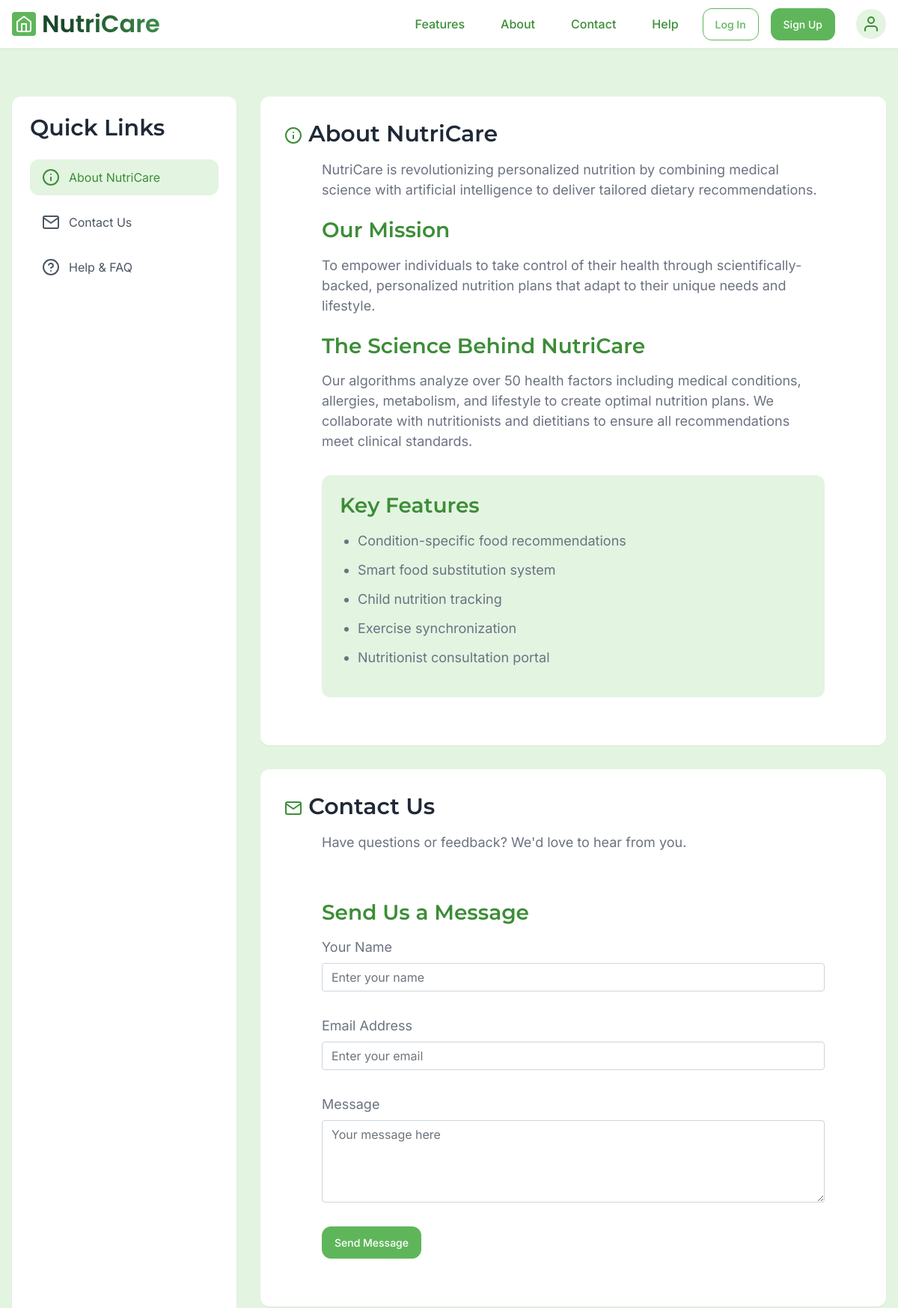
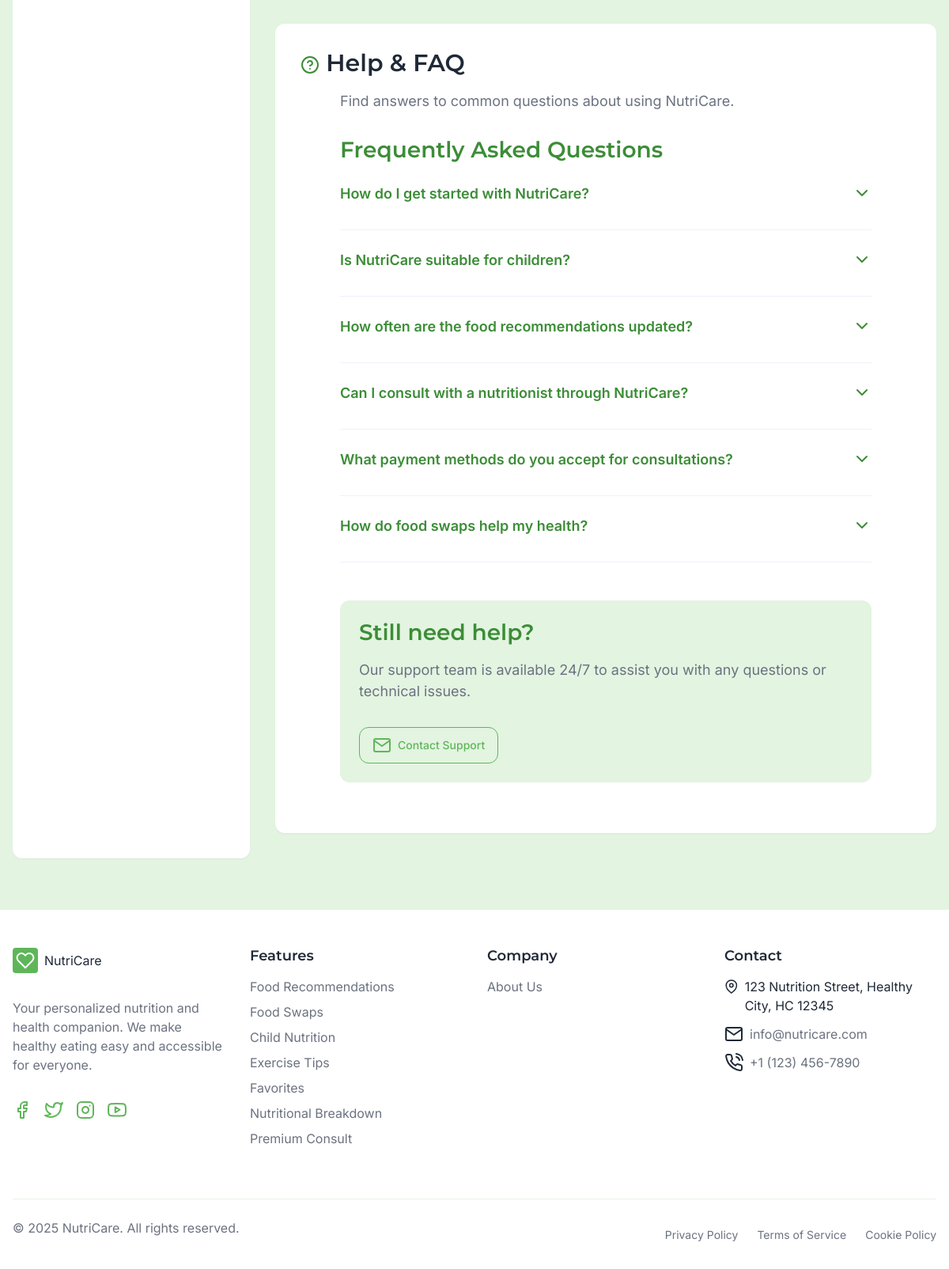
The page /contact.php on the database its author committed (2 pictures, top to bottom).
### tables this page shows
CREATE TABLE faqs (
    faq_id INT AUTO_INCREMENT PRIMARY KEY,
    question TEXT NOT NULL,
    answer TEXT NOT NULL,
    category VARCHAR(50),
    is_featured BOOLEAN DEFAULT FALSE,
    created_at TIMESTAMP DEFAULT CURRENT_TIMESTAMP
);

### contact.php (the view, shortened to what this page needs)
<!DOCTYPE html>
<html lang="en">
<head>
  <?php require 'Partials/nav.php';?>
<?php require 'Partials/head.php';?>
</head>
<body>
<?php
require 'config.php';
$name = $email = $message = '';
?>
  <main class="info-page">
    <div class="container">
      <div class="info-container">
        <aside class="info-nav">
          <h3 class="section-title" style="margin-bottom: 1.5rem;">Quick Links</h3>
          <ul class="info-nav-list">
            <li>
              <a href="#about" class="info-nav-link active">
                <i data-feather="info"></i>
                About NutriCare
              </a>
            </li>
            <li>
              <a href="#contact" class="info-nav-link">
                <i data-feather="mail"></i>
                Contact Us
              </a>
            </li>
            <li>
              <a href="#help" class="info-nav-link">
                <i data-feather="help-circle"></i>
                Help & FAQ
              </a>
            </li>
          </ul>
        </aside>
        <div class="info-content">
          <section id="about" class="info-section">
            <h2 class="section-title">
              <i data-feather="info" class="accent"></i>
              About NutriCare
            </h2>
            <div class="section-description">
              <p>NutriCare is revolutionizing personalized nutrition by combining medical science with artificial intelligence to deliver tailored dietary recommendations.</p>
              <h3 style="margin: 1.5rem 0 1rem; color: var(--green-dark);">Our Mission</h3>
              <p>To empower individuals to take control of their health through scientifically-backed, personalized nutrition plans that adapt to their unique needs and lifestyle.</p>
              <h3 style="margin: 1.5rem 0 1rem; color: var(--green-dark);">The Science Behind NutriCare</h3>
              <p>Our algorithms analyze over 50 health factors including medical conditions, allergies, metabolism, and lifestyle to create optimal nutrition plans. We collaborate with nutritionists and dietitians to ensure all recommendations meet clinical standards.</p>
              <div style="margin-top: 2rem; background-color: var(--green-light); padding: 1.5rem; border-radius: var(--border-radius);">
                <h3 style="margin-bottom: 1rem; color: var(--green-dark);">Key Features</h3>
                <ul style="list-style-type: disc; padding-left: 1.5rem; display: grid; gap: 0.75rem;">
                  <li>Condition-specific food recommendations</li>
                  <li>Smart food substitution system</li>
                  <li>Child nutrition tracking</li>
                  <li>Exercise synchronization</li>
                  <li>Nutritionist consultation portal</li>
                </ul>
              </div>
            </div>
          </section>
          <section id="contact" class="info-section">
            <h2 class="section-title">
              <i data-feather="mail" class="accent"></i>
              Contact Us
            </h2>
            <div class="section-description">
              <p>Have questions or feedback? We'd love to hear from you.</p>
              <div style="margin-top: 2rem;">
                <h3 style="margin-bottom: 1rem; color: var(--green-dark);">Send Us a Message</h3>
                <form action="<?php echo htmlspecialchars($_SERVER["PHP_SELF"]); ?>#contact" method="post" style="display: grid; gap: 1rem;">
                  <div class="form-group">
                    <label class="form-label">Your Name</label>
                    <input type="text" name="name" class="form-control" placeholder="Enter your name" value="<?php echo htmlspecialchars($name); ?>">
                  </div>
                  <div class="form-group">
                    <label class="form-label">Email Address</label>
                    <input type="email" name="email" class="form-control" placeholder="Enter your email" value="<?php echo htmlspecialchars($email); ?>">
                  </div>
                  <div class="form-group">
                    <label class="form-label">Message</label>
                    <textarea name="message" class="form-control" rows="4" placeholder="Your message here"><?php echo htmlspecialchars($message); ?></textarea>
                  </div>
                  <button type="submit" class="btn btn-primary" style="justify-self: start;">Send Message</button>
                </form>
              </div>
            </div>
          </section>
<section id="help" class="info-section">
    <h2 class="section-title">
        <i data-feather="help-circle" class="accent"></i>
        Help & FAQ
    </h2>
    <div class="section-description">
        <p>Find answers to common questions about using NutriCare.</p>
        <div style="margin-top: 2rem;">
            <h3 style="margin-bottom: 1.5rem; color: var(--green-dark);">Frequently Asked Questions</h3>
            <?php
            try {
                $stmt = $conn->query("SELECT * FROM faqs ORDER BY created_at DESC");
                $faqs = $stmt->fetchAll(PDO::FETCH_ASSOC);
                if (empty($faqs)) {
                    echo '<p>No FAQs found.</p>';
                } else {
                    foreach ($faqs as $faq) {
                        echo '
                        <div class="faq-item">
                            <div class="faq-question">
                                <span>'.htmlspecialchars($faq['question']).'</span>
                                <i data-feather="chevron-down"></i>
                            </div>
                            <div class="faq-answer">
                                <p>'.htmlspecialchars($faq['answer']).'</p>
                            </div>
                        </div>';
                    }
                }
            } catch (PDOException $e) {
                echo '<div style="background-color: var(--peach); color: #dc3545; padding: 1rem; border-radius: var(--border-radius); margin-bottom: 1.5rem;">
                    Error loading FAQs: '.htmlspecialchars($e->getMessage()).'
                </div>';
            }
            ?>
        </div>
        <div style="margin-top: 3rem; background-color: var(--green-light); padding: 1.5rem; border-radius: var(--border-radius);">
            <h3 style="margin-bottom: 1rem; color: var(--green-dark);">Still need help?</h3>
            <p>Our support team is available 24/7 to assist you with any questions or technical issues.</p>
            <button class="btn btn-outline" style="margin-top: 1rem;">
                <i data-feather="mail"></i>
                Contact Support
            </button>
        </div>
    </div>
</section>
        </div>
      </div>
    </div>
  </main>
</body>
<?php require 'Partials/footer.php';?>
</html>

### Partials/nav.php (style rules this page uses)
:root { --green-light: #E3F4E1; --green: #5FB65A; --green-dark: #3C8D37; --gray-100: #F9FAFB; --gray-200: #F1F0FB; --gray-300: #E5E7EB; --gray-400: #D1D5DB; --gray-500: #9CA3AF; --gray-600: #6B7280; --gray-700: #4B5563; --gray-800: #1F2937; --gray-900: #111827; --border-radius: 0.75rem; --shadow-sm: 0 1px 2px rgba(0, 0, 0, 0.05); --shadow-md: 0 4px 6px -1px rgba(0, 0, 0, 0.1), 0 2px 4px -1px rgba(0, 0, 0, 0.06); --shadow-lg: 0 10px 15px -3px rgba(0, 0, 0, 0.1), 0 4px 6px -2px rgba(0, 0, 0, 0.05); --font-sans: 'Inter', -apple-system, BlinkMacSystemFont, 'Segoe UI', Roboto, sans-serif; --font-display: 'Montserrat', -apple-system, BlinkMacSystemFont, 'Segoe UI', Roboto, sans-serif; }
* { margin: 0; padding: 0; box-sizing: border-box; }
body { font-family: var(--font-sans); color: var(--gray-800); background-color: hsl(120, 40%, 98%); line-height: 1.5; }
a { text-decoration: none; color: inherit; }
ul, ol { list-style: none; }
button { background: none; border: none; cursor: pointer; font-family: inherit; font-size: inherit; }
.container { max-width: 1280px; margin: 0 auto; padding: 0 1rem; }
h1, h2, h3, h4, h5, h6 { font-family: var(--font-display); font-weight: 600; }
.section-title { font-size: 1.875rem; margin-bottom: 1rem; color: var(--gray-800); }
.section-description { font-size: 1.125rem; color: var(--gray-600); max-width: 42rem; margin: 0 auto 2rem; }
.accent { color: var(--green-dark); }
.btn { display: inline-flex; align-items: center; justify-content: center; gap: 0.5rem; padding: 0.625rem 1rem; border-radius: var(--border-radius); font-weight: 500; transition: all 0.2s ease; font-size: 0.875rem; }
.btn-primary { background-color: var(--green); color: white; border: 1px solid var(--green); }
.btn-outline { background-color: transparent; color: var(--green); border: 1px solid var(--green); }

### contact.php (style rules this page uses)
:root { --green-light: #E3F4E1; --green: #5FB65A; --green-dark: #3C8D37; --purple-light: #E5DEFF; --blue-light: #D3E4FD; --peach: #FDE1D3; --gray-100: #F9FAFB; --gray-200: #F1F0FB; --gray-300: #E5E7EB; --gray-400: #D1D5DB; --gray-500: #9CA3AF; --gray-600: #6B7280; --gray-700: #4B5563; --gray-800: #1F2937; --gray-900: #111827; --border-radius: 0.75rem; --shadow-sm: 0 1px 2px rgba(0, 0, 0, 0.05); --shadow-md: 0 4px 6px -1px rgba(0, 0, 0, 0.1), 0 2px 4px -1px rgba(0, 0, 0, 0.06); --shadow-lg: 0 10px 15px -3px rgba(0, 0, 0, 0.1), 0 4px 6px -2px rgba(0, 0, 0, 0.05); --font-sans: 'Inter', -apple-system, BlinkMacSystemFont, 'Segoe UI', Roboto, sans-serif; --font-display: 'Montserrat', -apple-system, BlinkMacSystemFont, 'Segoe UI', Roboto, sans-serif; }
.info-page { padding: 4rem 0; background-color: var(--green-light); }
.info-section { background-color: white; border-radius: var(--border-radius); padding: 2rem; margin-bottom: 2rem; box-shadow: var(--shadow-sm); }
.info-nav { position: sticky; top: 6rem; background-color: white; border-radius: var(--border-radius); padding: 1.5rem; box-shadow: var(--shadow-sm); margin-bottom: 2rem; }
.info-nav-list { display: flex; flex-direction: column; gap: 0.75rem; }
.info-nav-link { display: flex; align-items: center; gap: 0.75rem; padding: 0.75rem 1rem; color: var(--gray-700); border-radius: var(--border-radius); transition: all 0.2s ease; }
.info-nav-link:hover, .info-nav-link.active { background-color: var(--green-light); color: var(--green-dark); }
.faq-item { margin-bottom: 1.5rem; border-bottom: 1px solid var(--gray-200); padding-bottom: 1.5rem; }
.faq-question { font-weight: 600; color: var(--green-dark); margin-bottom: 0.5rem; display: flex; justify-content: space-between; align-items: center; cursor: pointer; }
@media (min-width: 768px) { .info-container { display: grid; grid-template-columns: 300px 1fr; gap: 2rem; } }
@media (min-width: 768px) { .info-nav { margin-bottom: 0; } }

### rows shown on the page
faqs: question "How do I get started with NutriCare?"
faqs: question "Is NutriCare suitable for children?"
faqs: question "How often are the food recommendations updated?"
faqs: question "Can I consult with a nutritionist through NutriCare?"
faqs: question "What payment methods do you accept for consultations?"
faqs: question "How do food swaps help my health?"
